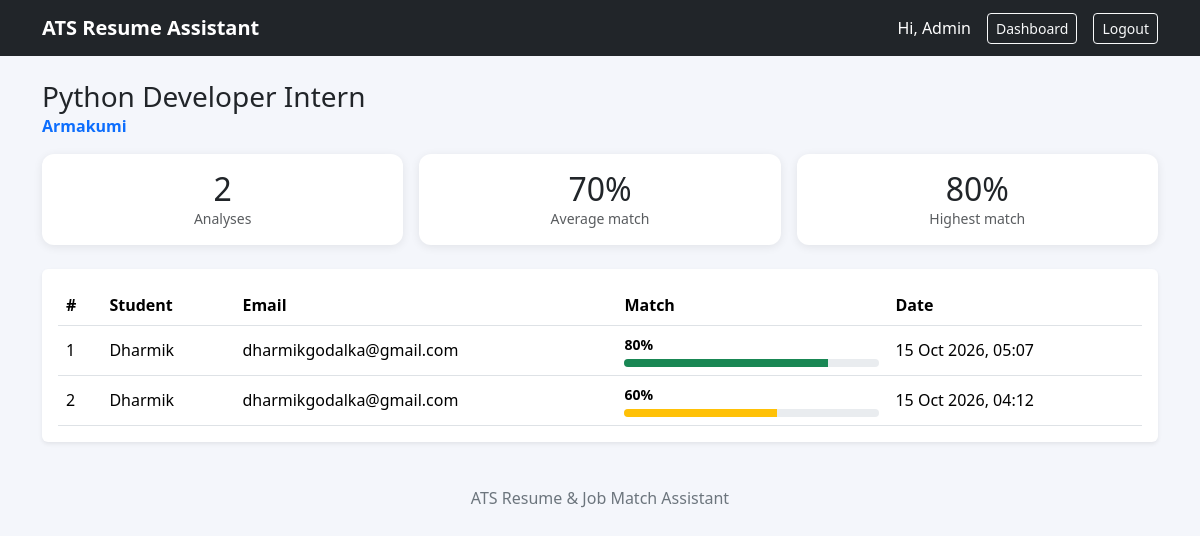
Screenshot of /jobs/3/results/ (signed in) with the database file from the repository.
### analyzer/models.py (models this page shows, shortened)
class Job(models.Model):
    title = models.CharField(max_length=200)
    company = models.CharField(max_length=200)
    description = models.TextField()
    is_active = models.BooleanField(default=True)
    posted_by = models.ForeignKey(User, on_delete=models.SET_NULL, null=True, blank=True)
    created_at = models.DateTimeField(auto_now_add=True)
    class Meta:
        ordering = ['-created_at']

class Analysis(models.Model):
    user = models.ForeignKey(User, on_delete=models.CASCADE)
    resume = models.ForeignKey(Resume, on_delete=models.CASCADE)
    job = models.ForeignKey(Job, on_delete=models.SET_NULL, null=True, blank=True)
    job_title = models.CharField(max_length=200)
    job_description = models.TextField()
    match_percentage = models.IntegerField(default=0)
    found_skills = models.TextField(blank=True)      # comma-separated
    missing_skills = models.TextField(blank=True)    # comma-separated
    sections_found = models.TextField(blank=True)    # comma-separated
    created_at = models.DateTimeField(auto_now_add=True)
    class Meta:
        ordering = ['-created_at']
        verbose_name_plural = 'Analyses'

### analyzer/views.py (the view)
# urls.py: path('jobs/<int:pk>/results/', views.job_results, name='job_results'),
@login_required
def job_results(request, pk):
    if not request.user.is_staff:
        return redirect('student_dashboard')
    job = get_object_or_404(Job, pk=pk, posted_by=request.user)
    analyses = Analysis.objects.filter(job=job).select_related('user').order_by('-match_percentage')
    stats = analyses.aggregate(avg=Avg('match_percentage'), top=Max('match_percentage'))
    return render(request, 'analyzer/job_results.html', {'job': job, 'analyses': analyses, 'stats': stats})

### analyzer/templates/analyzer/job_results.html (shortened to what this page needs)
{% extends 'base.html' %}
{% block content %}
<div class="mb-3">
    <h3 class="mb-0">{{ job.title }}</h3>
    <p class="text-primary fw-semibold mb-0">{{ job.company }}</p>
</div>
<div class="row g-3 mb-4">
    <div class="col-md-4">
        <div class="card feature-card p-3 text-center">
            <h2 class="mb-0">{{ analyses|length }}</h2>
            <small class="text-muted">Analyses</small>
        </div>
    </div>
    <div class="col-md-4">
        <div class="card feature-card p-3 text-center">
            <h2 class="mb-0">{% if analyses %}{{ stats.avg|floatformat:0 }}%{% else %}-{% endif %}</h2>
            <small class="text-muted">Average match</small>
        </div>
    </div>
    <div class="col-md-4">
        <div class="card feature-card p-3 text-center">
            <h2 class="mb-0">{% if analyses %}{{ stats.top }}%{% else %}-{% endif %}</h2>
            <small class="text-muted">Highest match</small>
        </div>
    </div>
</div>
<div class="table-responsive bg-white p-3 rounded shadow-sm">
    <table class="table align-middle mb-0">
        <thead>
            <tr>
                <th>#</th>
                <th>Student</th>
                <th>Email</th>
                <th style="width: 25%;">Match</th>
                <th>Date</th>
            </tr>
        </thead>
        <tbody>
            {% for a in analyses %}
            <tr>
                <td>{{ forloop.counter }}</td>
                <td>{{ a.user.username }}</td>
                <td>{{ a.user.email }}</td>
                <td>
                    <div class="d-flex justify-content-between mb-1">
                        <small class="fw-bold">{{ a.match_percentage }}%</small>
                    </div>
                    <div class="progress" style="height: 8px;">
                        <div class="progress-bar {% if a.match_percentage >= 70 %}bg-success{% elif a.match_percentage >= 40 %}bg-warning{% else %}bg-danger{% endif %}"
                             style="width: {{ a.match_percentage }}%;"></div>
                    </div>
                </td>
                <td>{{ a.created_at|date:"d M Y, H:i" }}</td>
            </tr>
            {% empty %}
            <tr><td colspan="5" class="text-center text-muted py-4">No student has analyzed this job yet.</td></tr>
            {% endfor %}
        </tbody>
    </table>
</div>
{% endblock %}

### analyzer/templates/base.html (shortened to what this page needs)
{% load static %}
<!DOCTYPE html>
<html lang="en">
<head>
    <link href="https://cdn.jsdelivr.net/npm/bootstrap@5.3.3/dist/css/bootstrap.min.css" rel="stylesheet">
    <link rel="stylesheet" href="{% static 'css/style.css' %}">
</head>
<body>
    <nav class="navbar navbar-expand navbar-dark bg-dark">
        <div class="container">
            <a class="navbar-brand fw-bold" href="{% url 'home' %}">ATS Resume Assistant</a>
            <div class="ms-auto d-flex align-items-center gap-3">
                {% if user.is_authenticated %}
                    <span class="text-white">Hi, {{ user.username }}</span>
                    {% if request.resolver_match.url_name != 'faculty_dashboard' %}
                        <a class="btn btn-outline-light btn-sm" href="{% url 'dashboard' %}">Dashboard</a>
                    {% endif %}
                    <form method="post" action="{% url 'logout' %}" class="m-0">
                        <button type="submit" class="btn btn-outline-light btn-sm">Logout</button>
                    </form>
                {% else %}
                    <a class="btn btn-outline-light btn-sm" href="{% url 'login' %}">Login</a>
                    <a class="btn btn-primary btn-sm" href="{% url 'register' %}">Register</a>
                {% endif %}
            </div>
        </div>
    </nav>
    <main class="container my-4">
        {% block content %}{% endblock %}
    </main>
    <footer>ATS Resume &amp; Job Match Assistant</footer>
</body>
</html>

### static/css/style.css (style rules this page uses)
body { background: #f4f6fb; }
.feature-card { border: none; border-radius: 12px; box-shadow: 0 2px 10px rgba(0, 0, 0, 0.08); }
footer { text-align: center; color: #6c757d; padding: 20px; }

### rows the page displays
Job: title "Python Developer Intern", company "Armakumi"
Analysis: user.username "Dharmik", user.email "dharmikgodalka@gmail.com", match_percentage "80", created_at "15 Oct 2026, 05:07"
Analysis: user.username "Dharmik", user.email "dharmikgodalka@gmail.com", match_percentage "60", created_at "15 Oct 2026, 04:12"

### other values shown
{{ user.username }} "Admin"
{{ analyses|length }} "2"
{{ stats.avg|floatformat:0 }} "70"
{{ stats.top }} "80"
